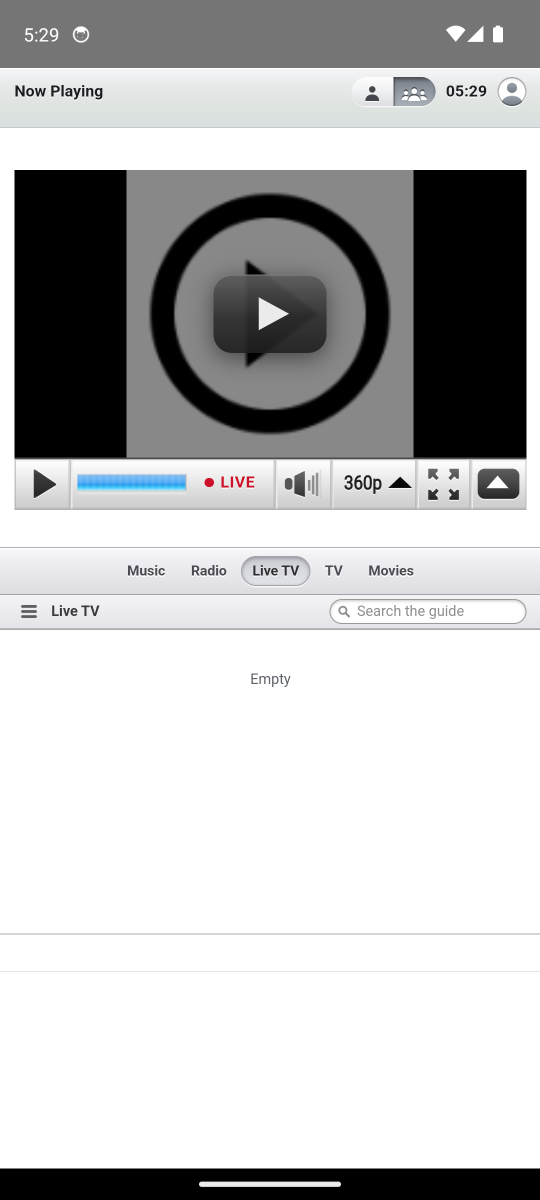
#> input picture .agents/evidence/android-tabs.png, 1080 x 2400 px, found by its file name (shown at 1/2 size)
$ python crop.py
#> lines starting #> are read from the running program, lines starting #| are printed output that depends on the picture

from PIL import Image
im = Image.open(r"C:\np-prove\evidence\android-tabs.png").convert("RGB")
# crop the tab row and the area just below it, scale up, and save for reading
crop = im.crop((0, 1100, 1080, 1420)).resize((1080*2, 320*2), Image.LANCZOS)
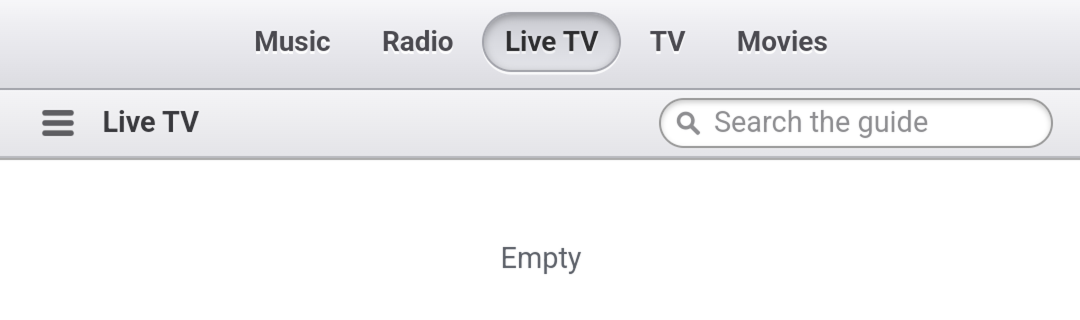
#> crop: PIL image 2160x640 RGB (shown at 1/2 size); mean R, G, B 240.4, 240.4, 242.2
crop.save(r"C:\np-prove\evidence\android-tabrow.png")
print("saved", crop.size)
#| saved (2160, 640)
